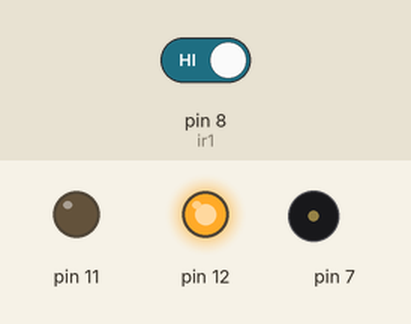
Recording of a sketch running on a simulated Arduino Uno, built with avr-gcc and run on an emulated ATmega328P. Parts: output pins drawn as LEDs (lit = HIGH), buzzer (waves = sounding). Inputs (shaded band) come from the test bench; at power-on: pin 8 (ir1) HIGH. Pins used as bus, display or sensor lines are not drawn.

Above: at 2.8 s.
2.9 s: pin 8 (ir1) driven LOW
At 3.5 s:
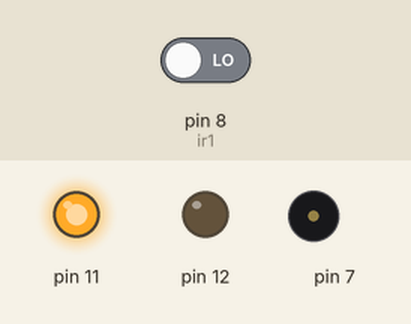
At 13.5 s:
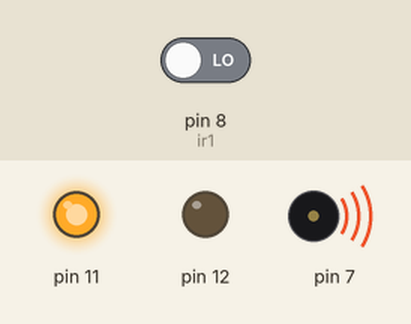
Timing chart, 0 to 24.5 s (numbered marks = the images above; inputs shaded):
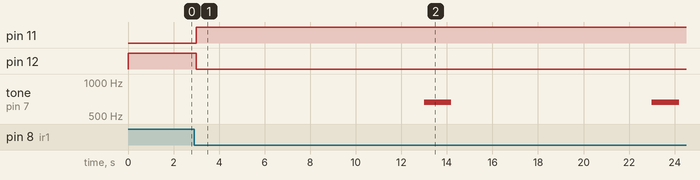

Measured:
- after the input at 2.9 s, pin 11: LOW → HIGH after 0.10 s; pin 12: HIGH → LOW after 0.10 s; tone on pin 7: alternates 659 Hz for 1.2 s and silent for 8.8 s, starting after 10.1 s

The sketch:

ARDUINO_MIC.ino
```cpp
int ir1=8;
int proxy1=0;
#define NOTE_E5  659
void setup()
{
  pinMode(ir1,INPUT);
  pinMode(11,OUTPUT);
  pinMode(12,OUTPUT);
  pinMode(7,OUTPUT);
}


void loop(){
  proxy1=digitalRead(ir1);

if(proxy1==LOW)
{
  digitalWrite(11,HIGH);
  digitalWrite(12,LOW);
  delay(10000);
  digitalWrite(7,HIGH);
  tone(7, 659,1200);
}
else
{
  digitalWrite(11,LOW);
  digitalWrite(12,HIGH);
  delay(1000);
}
}
```
